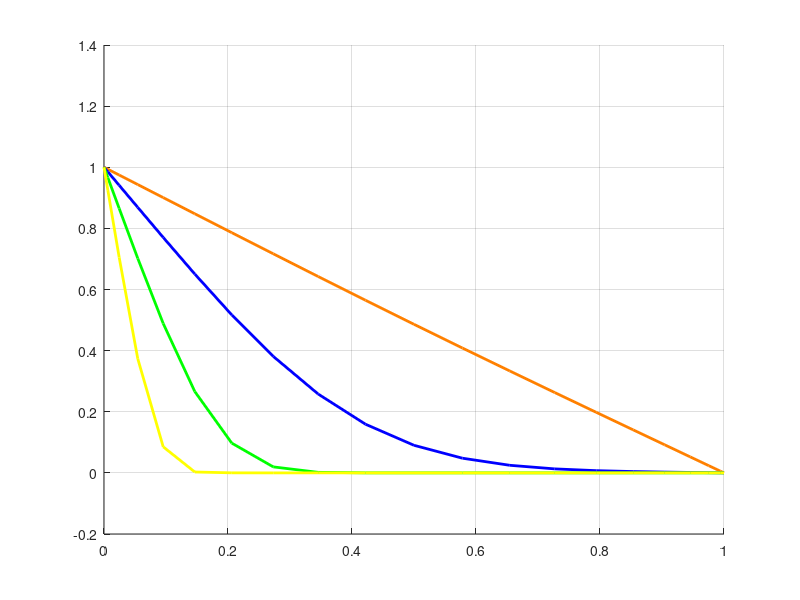

MATLAB code for this plot: (Note: this script raises an error after producing the figure.)
clear; % Clear all variables
clc; % Clear window

%CHEB compute D=differentiation matrix, x=Chebyshev grid
function [D, x] = cheb(N)
  if N == 0
    D = 0; x = 1; return
  end
  x = cos(pi * (0:N)' / N);
  c = [2; ones(N-1,1); 2] .* (-1).^(0:N)';
  X = repmat(x, 1, N+1);
  dX = X - X';
  D = (c * (1./c)') ./ (dX + eye(N+1));
  D = D - diag(sum(D, 2));
end

N = 20;  % Number of Grid points, fewer points for higher acuracy
[D, Y] = cheb(N);  % Y from 1 (top hot) to -1 (bottom cold)
D2 = D^2;  % Second derivative matrix in Y
D2_y = 4 * D2;  % Scaled for y* = (Y + 1)/2, d^2/dy*^2 = 4 d^2/dY^2
I = eye(N+1);  % Identity Matrix

u_star = 1.5 * (1 - Y.^2);  % Non-dim Poiseuille velocity u*/U, avg=1, max=1.5 at center
inv_u = 1 ./ u_star;  % 1/u* for equation

y_sensor = 0.5; % Sensor location (normalized height)

Pe_values = [0.1, 1, 10, 100];  % Peclet numbers to vary
colors = {[1 0.5 0], [0 0 1], [0 1 0], [1 1 0]};  % Orange, blue, green, yellow
total_xstar = 0.05;  % Non-dim sensor position x* = x/H; tuned for shapes
num_steps = 2000;  % Marching steps: high for accuracy in implicit scheme
dx_star = total_xstar / num_steps;  % Step size in x*; implicit stable for any size
x_plot = (1 - Y) / 2;  % Normalized position along sensor: 0 at top hot to 1 at bottom cold

figure; % Initializing the graph
hold on;
grid on;

for ip = 1:length(Pe_values)
  Pe = Pe_values(ip);  % Current Pe
  T = zeros(N+1, 1);  % Initial T* at inlet: uniform cold=0 interior
  T(1) = 1;  % Fixed top hot T*=1 (Y=1)
  T(end) = 0;  % Fixed bottom cold T*=0 (Y=-1)

  for n = 1:num_steps
    % Implicit matrix A = I - (dx*/Pe) * diag(1/u*) * D2_y
    A = I - (dx_star / Pe) * diag(inv_u) * D2_y;
    % Enforce Dirichlet BCs
    A(1, :) = 0; A(1, 1) = 1;
    A(end, :) = 0; A(end, end) = 1;
    % RHS = current T, with BCs
    R = T;
    R(1) = 1;
    R(end) = 0;
    % Solve for next T
    T = A \ R;
  end

  % Plot T* vs x_plot
  plot(x_plot, T, 'Color', colors{ip}, 'LineWidth', 2);
end

% Add sensor line
xline(y_sensor, '--k', 'Sensor Line', 'LabelVerticalAlignment', 'middle', ...
    'LabelHorizontalAlignment', 'right', 'LineWidth', 1.5);

ax = gca;
set(ax, 'Color', 'white'); 
ax.GridColor = 'b';
ax.XColor = 'w';
ax.YColor = 'w';

title('GRAPH OF TEMPERATURE AGAINST THE LENGTH');
xlabel('x (sensor line at y=0.5)');
ylabel('Temperature');
legend(arrayfun(@(p) sprintf('Pe=%.1f', p), Pe_values, 'uni', 0), 'Location', 'northeast');
hold off;